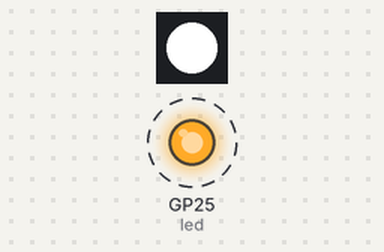
Bench run of a program on a simulated Raspberry Pi Pico running CircuitPython. On the bench: 1 RGB LEDs in strip order, left to right, output pins drawn as LEDs (lit = HIGH). Dashed ring = blinking. What the program prints to the serial console is not drawn.

Above: at 0.2 s.
At 1.7 s:
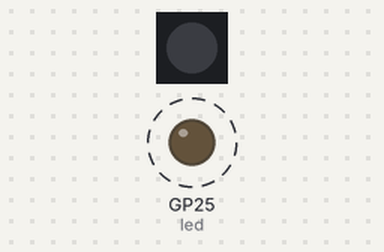
Timing chart, 0 to 3.0 s (numbered marks = the images above):
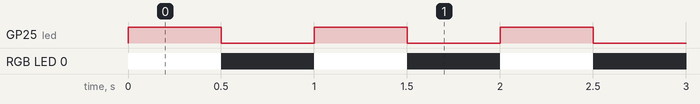

Measured:
- by itself, GP25 (led): alternates HIGH for 0.50 s and LOW for 0.50 s
- by itself, RGB LED 0: alternates RGB(255, 255, 255) for 0.50 s and off for 0.50 s

The program:

Example_1_Blinky.py
```python
#Example 1: Blinky
#Switches the Neopixel on and off every half a second
import board     # pin definitions
import time      # time delay
import neopixel  # to control the WS2812B
import digitalio # to control the LED

print("Hello World!")

# setup the LED as an output
led = digitalio.DigitalInOut(board.LED)
led.direction = digitalio.Direction.OUTPUT

# setup the WS2812B
rgb = neopixel.NeoPixel(board.GP4, 1)

# blink
while True:
    rgb[0] = (255, 255, 255) # max brightness
    led.value = True
    time.sleep(0.5)
    rgb[0] = (0, 0, 0)
    led.value = False
    time.sleep(0.5)
```
